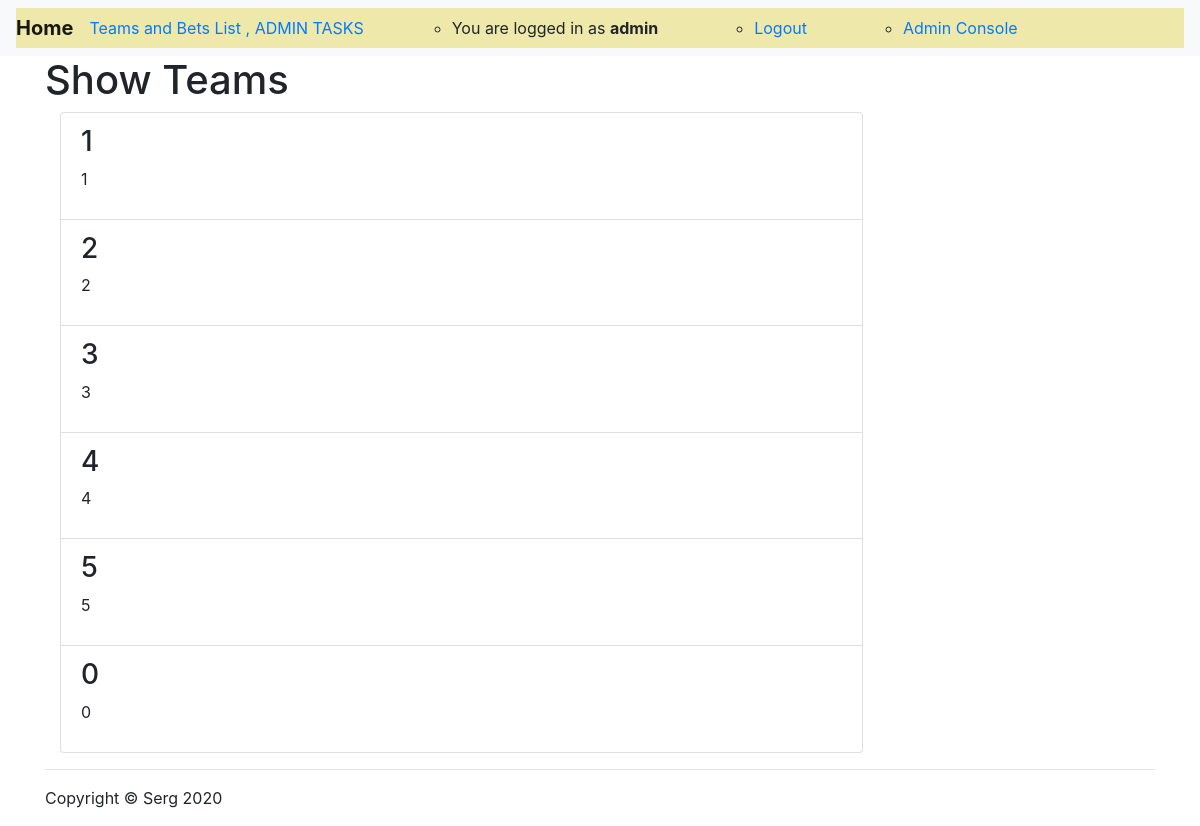
The app's page /showteams/ (signed in), older data.
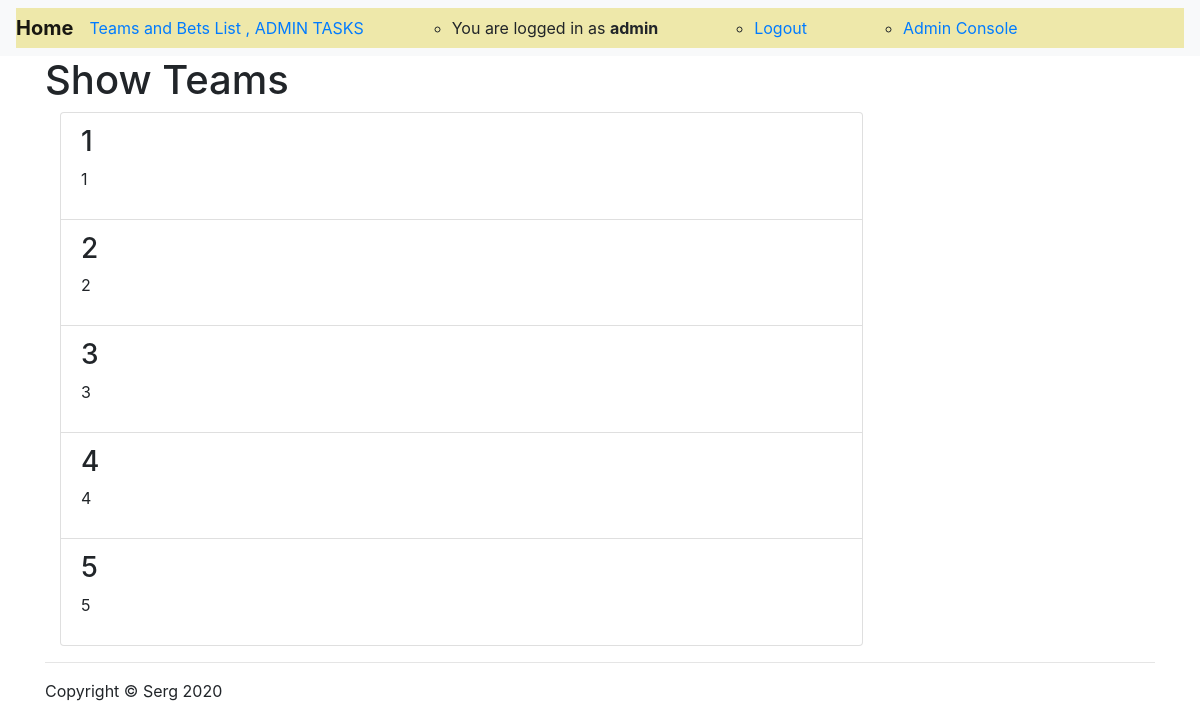
The same page, newer data.
### sergtoto/models.py (models this page shows, shortened)
class Team(models.Model):
    name = models.CharField(verbose_name='team_name', max_length=30, unique=True, )
    description = models.TextField()
    added_by = models.ForeignKey(MyUser, on_delete=models.CASCADE)
    slug = models.SlugField(blank=True)
    selected_for_contest = models.BooleanField(default=False, blank=True)

### sergtoto/views.py (the view)
# urls.py: path('showteams/', teams_view, name='show_teams'),
def teams_view(request):
    teams = Team.objects.all()
    context = {
        'teams': teams,
    }
    return render(request, 'show_teams.html', context)

### sergtoto/templates/show_teams.html (shortened to what this page needs)
{% extends 'base.html' %}
{% load static %}
{% block content %}
    <h1>Show Teams</h1>
    <div class="col-lg-9">
        {% for team in  teams %}
            <div class="list-group-item">
                <h3>{{ team.name }}</h3>
                <p>{{ team.description }}</p>
            </div>
        {% endfor %}
    </div>
{% endblock content %}

Row changes from the older to the newer data that the page shows:
removed Team: name "0", description "0"
